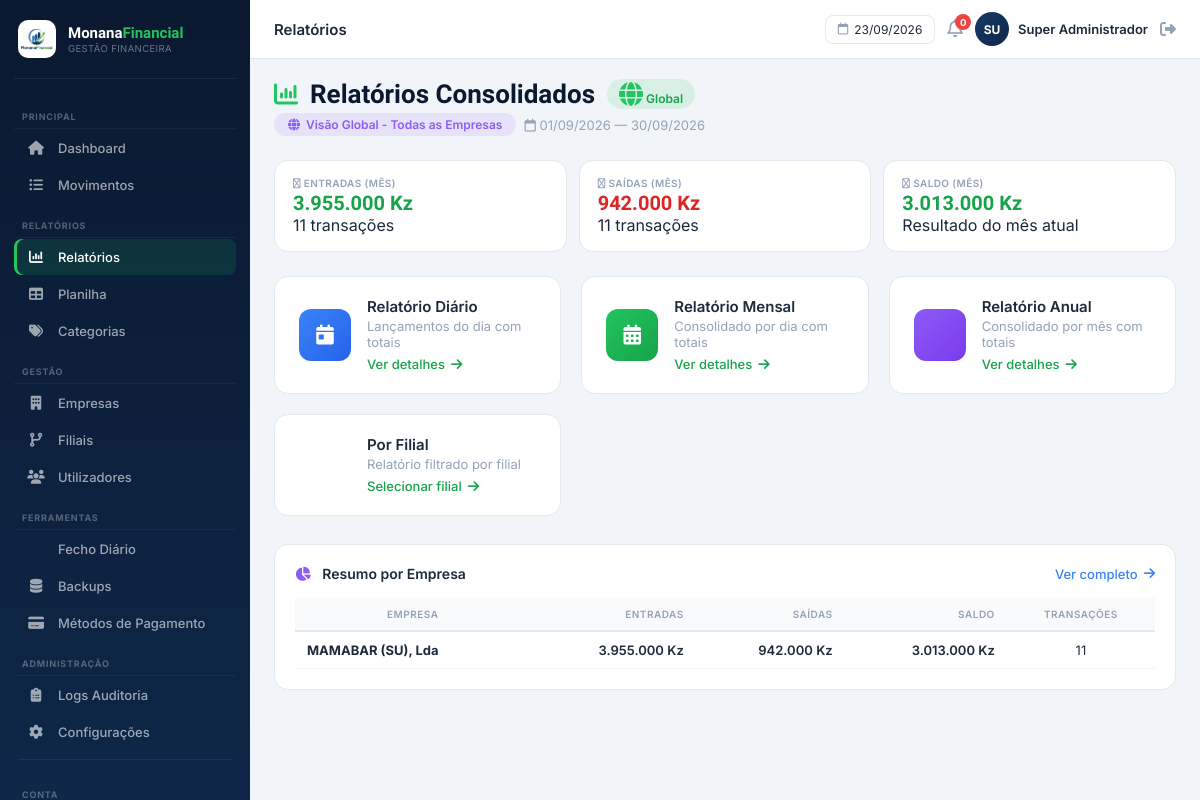
The app's page /public/relatorios/index (signed in) with its own data.
### tables this page shows
CREATE TABLE transacoes (
    id INT UNSIGNED AUTO_INCREMENT PRIMARY KEY,
    empresa_id INT UNSIGNED NOT NULL,
    filial_id INT UNSIGNED NOT NULL,
    categoria_id INT UNSIGNED NOT NULL,
    usuario_id INT UNSIGNED NOT NULL,  
    tipo ENUM('venda','devolucao','compra','custo') NOT NULL,
    descricao VARCHAR(255) DEFAULT NULL,
    valor DECIMAL(15,2) NOT NULL DEFAULT 0.00,
    metodo_pagamento ENUM('numerario','transferencia','tpa','outro') NOT NULL DEFAULT 'numerario',
    data_transacao DATE NOT NULL,
    criado_em DATETIME NOT NULL DEFAULT CURRENT_TIMESTAMP,
    atualizado_em DATETIME NOT NULL DEFAULT CURRENT_TIMESTAMP ON UPDATE CURRENT_TIMESTAMP,
    CONSTRAINT fk_transacoes_empresa FOREIGN KEY (empresa_id) REFERENCES empresas(id) ON DELETE CASCADE,
    CONSTRAINT fk_transacoes_filial FOREIGN KEY (filial_id) REFERENCES filiais(id) ON DELETE CASCADE,
    CONSTRAINT fk_transacoes_categoria FOREIGN KEY (categoria_id) REFERENCES categorias(id),
    CONSTRAINT fk_transacoes_usuario FOREIGN KEY (usuario_id) REFERENCES usuarios(id),
    INDEX idx_transacoes_data (data_transacao),
    INDEX idx_transacoes_filial_data (filial_id, data_transacao)
);

CREATE TABLE empresas (
    id INT UNSIGNED AUTO_INCREMENT PRIMARY KEY,
    nome VARCHAR(150) NOT NULL,
    nif VARCHAR(30) DEFAULT NULL,
    logotipo VARCHAR(255) DEFAULT NULL,
    email_contacto VARCHAR(150) DEFAULT NULL,
    telefone VARCHAR(30) DEFAULT NULL,
    endereco VARCHAR(255) DEFAULT NULL,
    ativa TINYINT(1) NOT NULL DEFAULT 1,
    criado_em DATETIME NOT NULL DEFAULT CURRENT_TIMESTAMP,
    atualizado_em DATETIME NOT NULL DEFAULT CURRENT_TIMESTAMP ON UPDATE CURRENT_TIMESTAMP
);

### controllers/RelatoriosController.php (called while the page is built, shortened)
<?php
require_once CAMINHO_RAIZ . '/models/Transacao.php';
class RelatoriosController extends Controller
{
    private $transacaoModel;
    private $filialModel;
    private $empresaModel;
    public function __construct()
    {
        $this->transacaoModel = new Transacao();
        $this->filialModel = new Filial();
        $this->empresaModel = new Empresa();
    }
    public function index(): void
    {
        $perfil = $_SESSION['usuario_perfil'] ?? 'visualizador';
        $empresaId = $_SESSION['empresa_id'] ?? null;
        $empresaNome = $_SESSION['empresa_nome'] ?? '';
        $empresas = [];
        if ($perfil === 'super_admin') {
            $empresas = $this->empresaModel->todos();
        }
        if ($perfil === 'super_admin') {
            $filiais = $this->filialModel->todas();
        } else {
            $filiais = $this->filialModel->porEmpresa((int) $empresaId);
        }
        $mesAtual = date('m');
        $anoAtual = date('Y');
        $resumoMes = $this->calcularResumoMensal(
            $perfil === 'super_admin' ? null : (int) $empresaId,
            $mesAtual,
            $anoAtual
        );
        $resumoEmpresas = [];
        $resumoFiliais = [];
        if ($perfil === 'super_admin') {
            $resumoEmpresas = $this->calcularResumoPorEmpresa($mesAtual, $anoAtual);
        } else {
            $resumoFiliais = $this->calcularResumoPorFilial((int) $empresaId, $mesAtual, $anoAtual);
        }
        $periodoInicio = date('Y-m-01');
        $periodoFim = date('Y-m-t');
        $this->renderizar('relatorios/index', [
            'tituloPagina' => 'Relatórios',
            'paginaAtiva' => 'relatorios',
            'empresas' => $empresas,
            'filiais' => $filiais,
            'resumoMes' => $resumoMes,
            'resumoEmpresas' => $resumoEmpresas,
            'resumoFiliais' => $resumoFiliais,
            'periodoInicio' => $periodoInicio,
            'periodoFim' => $periodoFim,
            'mesAtual' => $mesAtual,
            'anoAtual' => $anoAtual,
            'perfil' => $perfil,
            'empresaNome' => $empresaNome,
            'meses' => $this->getMeses(),
            'anos' => range(date('Y') - 5, date('Y')),
        ]);
    }
    private function calcularResumoMensal($empresaId, $mes, $ano): array
    {
        $dataInicio = sprintf('%04d-%02d-01', $ano, $mes);
        $dataFim = sprintf('%04d-%02d-%02d', $ano, $mes, cal_days_in_month(CAL_GREGORIAN, $mes, $ano));
        $transacoes = $this->transacaoModel->buscarComFiltros(
            $empresaId,
            null,
            $dataInicio,
            $dataFim,
            '',
            0,
            0,
            ''
        );
        $entradas = 0;
        $saidas = 0;
        foreach ($transacoes as $t) {
            if ($t['tipo'] === 'venda') {
                $entradas += (float) $t['valor'];
            } else {
                $saidas += (float) $t['valor'];
            }
        }
        return [
            'entradas' => $entradas,
            'saidas' => $saidas,
            'saldo' => $entradas - $saidas,
            'total' => count($transacoes),
        ];
    }
    private function calcularResumoPorEmpresa($mes, $ano): array
    {
        $empresas = $this->empresaModel->todos();
        $resumo = [];
        foreach ($empresas as $emp) {
            $dataInicio = sprintf('%04d-%02d-01', $ano, $mes);
            $dataFim = sprintf('%04d-%02d-%02d', $ano, $mes, cal_days_in_month(CAL_GREGORIAN, $mes, $ano));
            $transacoes = $this->transacaoModel->buscarComFiltros(
                (int) $emp['id'],
                null,
                $dataInicio,
                $dataFim,
                '',
                0,
                0,
                ''
            );
            $entradas = 0;
            $saidas = 0;
            foreach ($transacoes as $t) {
                if ($t['tipo'] === 'venda') {
                    $entradas += (float) $t['valor'];
                } else {
                    $saidas += (float) $t['valor'];
                }
            }
            $resumo[] = [
                'nome' => $emp['nome'],
                'entradas' => $entradas,
                'saidas' => $saidas,
                'saldo' => $entradas - $saidas,
                'total' => count($transacoes),
            ];
        }
        return $resumo;
    }
    private function getMeses(): array
    {
        return [
            1 => 'Janeiro', 2 => 'Fevereiro', 3 => 'Março', 4 => 'Abril',
            5 => 'Maio', 6 => 'Junho', 7 => 'Julho', 8 => 'Agosto',
            9 => 'Setembro', 10 => 'Outubro', 11 => 'Novembro', 12 => 'Dezembro'
        ];
    }
}

### public/index.php (called while the page is built, shortened)
<?php
require_once CAMINHO_RAIZ . '/core/Database.php';
require_once CAMINHO_RAIZ . '/core/Model.php';
$roteador = new Router();
$url = $_GET['url'] ?? '';
$roteador->despachar($url);

### core/Database.php (called while the page is built)
<?php
class Database
{
    private static ?PDO $instancia = null;
    public static function obterLigacao(): PDO
    {
        if (self::$instancia === null) {
            $config = require CAMINHO_RAIZ . '/config/database.php';
            $dsn = "mysql:host={$config['host']};port={$config['porta']};dbname={$config['base']};charset={$config['charset']}";
            try {
                self::$instancia = new PDO($dsn, $config['usuario'], $config['senha'], [
                    PDO::ATTR_ERRMODE            => PDO::ERRMODE_EXCEPTION,
                    PDO::ATTR_DEFAULT_FETCH_MODE => PDO::FETCH_ASSOC,
                    PDO::ATTR_EMULATE_PREPARES   => false,
                ]);
            } catch (PDOException $e) {
                error_log('[MonanaFinancial] Erro de ligação à BD: ' . $e->getMessage());
                die('Não foi possível ligar à base de dados. Verifique a configuração em config/database.php.');
            }
        }
        return self::$instancia;
    }
}

### core/Model.php (called while the page is built, shortened)
<?php
abstract class Model
{
    protected PDO $bd;
    protected string $tabela;
    public function __construct()
    {
        $this->bd = Database::obterLigacao();
    }
    public function todos(string $ordem = ''): array
    {
        $sql = "SELECT * FROM {$this->tabela}";
        $stmt = $this->bd->query($sql);
        return $stmt->fetchAll();
    }
}

### models/Transacao.php (called while the page is built, shortened)
<?php
require_once CAMINHO_RAIZ . '/core/Model.php';
class Transacao extends Model
{
    public function buscarComFiltros(
        ?int $empresaId,
        ?array $filiaisIds,
        string $dataInicio,
        string $dataFim,
        string $tipo = '',
        int $categoriaId = 0,
        int $filialId = 0,
        string $busca = ''
    ): array {
        $sql = "SELECT t.*,
                       f.nome as filial_nome,
                       f.empresa_id,
                       e.nome as empresa_nome,
                       c.nome as categoria_nome,
                       u.nome as usuario_nome
                FROM transacoes t
                LEFT JOIN filiais f ON t.filial_id = f.id
                LEFT JOIN empresas e ON t.empresa_id = e.id
                LEFT JOIN categorias c ON t.categoria_id = c.id
                LEFT JOIN usuarios u ON t.usuario_id = u.id
                WHERE t.data_transacao BETWEEN :data_inicio AND :data_fim";
        $params = [
            'data_inicio' => $dataInicio,
            'data_fim' => $dataFim,
        ];
        if ($empresaId !== null && $empresaId > 0) {
            $sql .= " AND t.empresa_id = :empresa_id";
            $params['empresa_id'] = $empresaId;
        }
        $sql .= " ORDER BY t.data_transacao DESC, t.id DESC";
        $stmt = $this->bd->prepare($sql);
        $stmt->execute($params);
        return $stmt->fetchAll();
    }
}

### views/relatorios/index.php (the view, shortened to what this page needs)
<div class="relatorio-header">
    <div class="relatorio-header-left">
        <h1 class="relatorio-titulo">
            <i class="fas fa-chart-column"></i>
            <?php if ($perfil === 'super_admin'): ?>
                Relatórios Consolidados
                <span class="titulo-badge"><i class="fas fa-globe"></i> Global</span>
            <?php else: ?>
                Relatórios da Empresa
                <span class="titulo-badge"><i class="fas fa-building"></i> Local</span>
            <?php endif; ?>
        </h1>
        <p class="relatorio-subtitulo">
            <?php if ($perfil === 'super_admin'): ?>
                <span class="empresa-tag global">
                    <i class="fas fa-globe"></i> Visão Global - Todas as Empresas
                </span>
            <?php else: ?>
                <span class="empresa-tag">
                    <i class="fas fa-building"></i> <?php echo htmlspecialchars($empresaNome ?? 'Minha Empresa'); ?>
                </span>
            <?php endif; ?>
            <span style="color:var(--muted); font-size:13px;">
                <i class="fa-regular fa-calendar"></i>
                <?php echo date('d/m/Y', strtotime($periodoInicio ?? date('Y-m-01'))); ?> —
                <?php echo date('d/m/Y', strtotime($periodoFim ?? date('Y-m-t'))); ?>
            </span>
        </p>
    </div>
</div>
<div class="relatorio-resumo grid-3">
    <div class="resumo-card">
        <span class="resumo-label"><i class="fa-regular fa-arrow-right"></i> Entradas (Mês)</span>
        <span class="resumo-valor positivo"><?php echo number_format($resumoMes['entradas'] ?? 0, 0, ',', '.'); ?> Kz</span>
        <span class="resumo-detalhe"><?php echo $resumoMes['total'] ?? 0; ?> transações</span>
    </div>
    <div class="resumo-card">
        <span class="resumo-label"><i class="fa-regular fa-arrow-left"></i> Saídas (Mês)</span>
        <span class="resumo-valor negativo"><?php echo number_format($resumoMes['saidas'] ?? 0, 0, ',', '.'); ?> Kz</span>
        <span class="resumo-detalhe"><?php echo $resumoMes['total'] ?? 0; ?> transações</span>
    </div>
    <div class="resumo-card">
        <span class="resumo-label"><i class="fa-regular fa-scale-balanced"></i> Saldo (Mês)</span>
        <span class="resumo-valor <?php echo ($resumoMes['saldo'] ?? 0) >= 0 ? 'positivo' : 'negativo'; ?>">
            <?php echo number_format($resumoMes['saldo'] ?? 0, 0, ',', '.'); ?> Kz
        </span>
        <span class="resumo-detalhe">Resultado do mês atual</span>
    </div>
</div>
<div class="relatorios-grid">
    <a href="<?php echo URL_BASE; ?>/relatorios/diario" class="relatorio-card">
        <div class="relatorio-icon" style="background:linear-gradient(135deg, var(--blue), var(--blue-dark));">
            <i class="fas fa-calendar-day"></i>
        </div>
        <div class="relatorio-info">
            <h3>Relatório Diário</h3>
            <p>Lançamentos do dia com totais</p>
            <span class="relatorio-link">Ver detalhes <i class="fas fa-arrow-right"></i></span>
        </div>
    </a>
    <a href="<?php echo URL_BASE; ?>/relatorios/mensal" class="relatorio-card">
        <div class="relatorio-icon" style="background:linear-gradient(135deg, var(--green), var(--green-dark));">
            <i class="fas fa-calendar-alt"></i>
        </div>
        <div class="relatorio-info">
            <h3>Relatório Mensal</h3>
            <p>Consolidado por dia com totais</p>
            <span class="relatorio-link">Ver detalhes <i class="fas fa-arrow-right"></i></span>
        </div>
    </a>
    <a href="<?php echo URL_BASE; ?>/relatorios/anual" class="relatorio-card">
        <div class="relatorio-icon" style="background:linear-gradient(135deg, var(--purple), var(--purple-dark));">
        </div>
        <div class="relatorio-info">
            <h3>Relatório Anual</h3>
            <p>Consolidado por mês com totais</p>
            <span class="relatorio-link">Ver detalhes <i class="fas fa-arrow-right"></i></span>
        </div>
    </a>
    <?php if (!empty($filiais)): ?>
    <a href="#" class="relatorio-card" onclick="document.getElementById('formFilial').submit(); return false;">
        <div class="relatorio-icon" style="background:linear-gradient(135deg, var(--teal), #0d9488);">
            <i class="fas fa-store-alt"></i>
        </div>
        <div class="relatorio-info">
            <h3>Por Filial</h3>
            <p>Relatório filtrado por filial</p>
            <span class="relatorio-link">Selecionar filial <i class="fas fa-arrow-right"></i></span>
        </div>
    </a>
    <?php endif; ?>
</div>
<div class="relatorio-tabela">
    <div class="tabela-header">
        <h3>
            <i class="fas fa-chart-pie"></i>
            <?php if ($perfil === 'super_admin'): ?>
                Resumo por Empresa
            <?php else: ?>
                Resumo por Filial
            <?php endif; ?>
        </h3>
        <a href="<?php echo URL_BASE; ?>/relatorios/<?php echo $perfil === 'super_admin' ? 'mensal?empresa_id=0' : 'mensal'; ?>" class="btn-link">
            Ver completo <i class="fas fa-arrow-right"></i>
        </a>
    </div>
    <div class="tabela-scroll">
        <table>
            <thead>
                <tr>
                    <?php if ($perfil === 'super_admin'): ?>
                    <th>Empresa</th>
                    <?php else: ?>
                    <th>Filial</th>
                    <?php endif; ?>
                    <th class="text-right">Entradas</th>
                    <th class="text-right">Saídas</th>
                    <th class="text-right">Saldo</th>
                    <th class="text-center">Transações</th>
                </tr>
            </thead>
            <tbody>
                <?php if ($perfil === 'super_admin'): ?>
                    <?php foreach ($resumoEmpresas ?? [] as $emp): ?>
                    <tr>
                        <td><strong><?php echo htmlspecialchars($emp['nome']); ?></strong></td>
                        <td class="text-right positive"><?php echo number_format($emp['entradas'], 0, ',', '.'); ?> Kz</td>
                        <td class="text-right negative"><?php echo number_format($emp['saidas'], 0, ',', '.'); ?> Kz</td>
                        <td class="text-right <?php echo $emp['saldo'] >= 0 ? 'positive' : 'negative'; ?>">
                            <?php echo number_format($emp['saldo'], 0, ',', '.'); ?> Kz
                        </td>
                        <td class="text-center"><?php echo $emp['total']; ?></td>
                    </tr>
                    <?php endforeach; ?>
                <?php endif; ?>
            </tbody>
        </table>
    </div>
</div>

### records on screen
transacoes: empresa.nome "MAMABAR (SU), Lda", entradas "3.955.000", saidas "942.000", saldo "3.013.000", id "11"

### other values on screen
$tituloPagina "Relatórios"
substr($usuario_nome, 0, 2) "SU"
$usuario_nome "Super Administrador"
$resumoMes['entradas'] "3.955.000"
$resumoMes['total'] "11"
$resumoMes['saidas'] "942.000"
$resumoMes['saldo'] "3.013.000"
